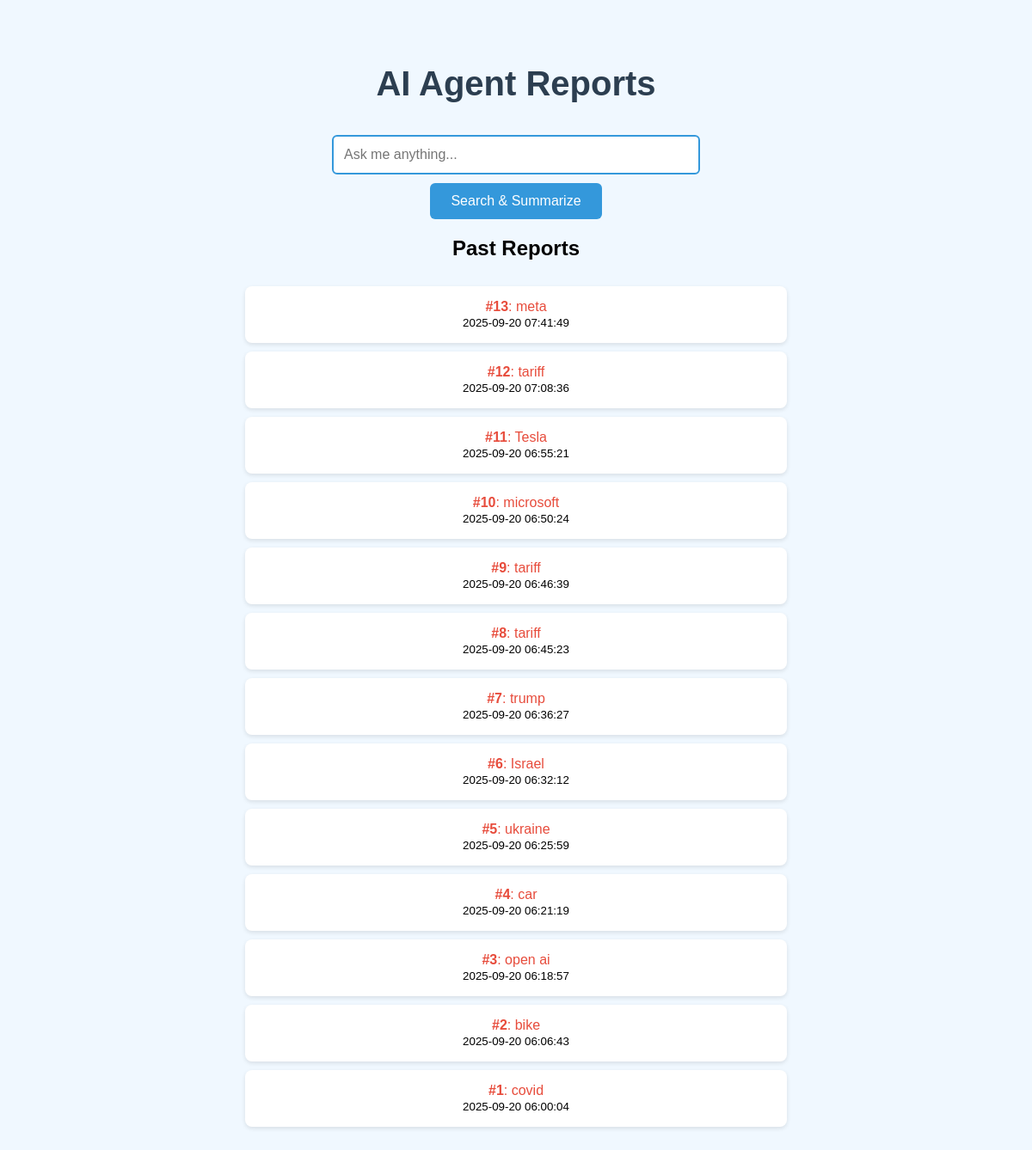
The page / on the database its author committed.
### tables this page shows
CREATE TABLE reports
                 (id INTEGER PRIMARY KEY AUTOINCREMENT,
                  query TEXT,
                  summary TEXT,
                  sources TEXT,
                  timestamp DATETIME DEFAULT CURRENT_TIMESTAMP);

### app.py (the view)
@app.route('/')
def index():
    conn = sqlite3.connect('reports.db')
    conn.row_factory = sqlite3.Row
    c = conn.cursor()
    c.execute("SELECT id, query, timestamp FROM reports ORDER BY timestamp DESC")
    reports = c.fetchall()
    conn.close()
    return render_template('index.html', reports=reports)

### templates/index.html (shortened to what this page needs)
<!DOCTYPE html>
<html>
<head>
</head>
<body>
    <h1> AI Agent Reports</h1>
    <form action="/search" method="POST">
        <input type="text" name="query" placeholder="Ask me anything..." required>
        <br>
        <button type="submit"> Search & Summarize</button>
    </form>
    <h2> Past Reports</h2>
    <ul>
        {% for report in reports %}
            <li>
                <a href="/report/{{ report['id'] }}" style="text-decoration: none; color: #e74c3c;">
                    <strong>#{{ report['id'] }}</strong>: {{ report['query'] }}
                </a>
                <br>
                <small> {{ report['timestamp'] }}</small>
            </li>
        {% else %}
            <li style="color: #7f8c8d; font-style: italic;">
                 No reports yet — try a search above!
            </li>
        {% endfor %}
    </ul>
</body>
</html>

### templates/index.html (style rules this page uses)
body { font-family: Arial, sans-serif; background: #f0f8ff; padding: 40px; text-align: center; }
h1 { color: #2c3e50; font-size: 2.5em; }
input { padding: 12px; font-size: 16px; width: 400px; margin: 10px; border: 2px solid #3498db; border-radius: 6px; }
button { padding: 12px 24px; font-size: 16px; background: #3498db; color: white; border: none; border-radius: 6px; cursor: pointer; }
ul { list-style: none; padding: 0; margin-top: 30px; }
li { background: white; margin: 10px auto; padding: 15px; border-radius: 8px; box-shadow: 0 2px 5px rgba(0,0,0,0.1); max-width: 600px; }

### rows shown on the page
reports: id "13", query "meta", timestamp "2025-09-20 07:41:49"
reports: id "12", query "tariff", timestamp "2025-09-20 07:08:36"
reports: id "11", query "Tesla", timestamp "2025-09-20 06:55:21"
reports: id "10", query "microsoft", timestamp "2025-09-20 06:50:24"
reports: id "9", query "tariff", timestamp "2025-09-20 06:46:39"
reports: id "8", query "tariff", timestamp "2025-09-20 06:45:23"
reports: id "7", query "trump", timestamp "2025-09-20 06:36:27"
reports: id "6", query "Israel", timestamp "2025-09-20 06:32:12"
reports: id "5", query "ukraine", timestamp "2025-09-20 06:25:59"
reports: id "4", query "car", timestamp "2025-09-20 06:21:19"
reports: id "3", query "open ai", timestamp "2025-09-20 06:18:57"
reports: id "2", query "bike", timestamp "2025-09-20 06:06:43"
reports: id "1", query "covid", timestamp "2025-09-20 06:00:04"
